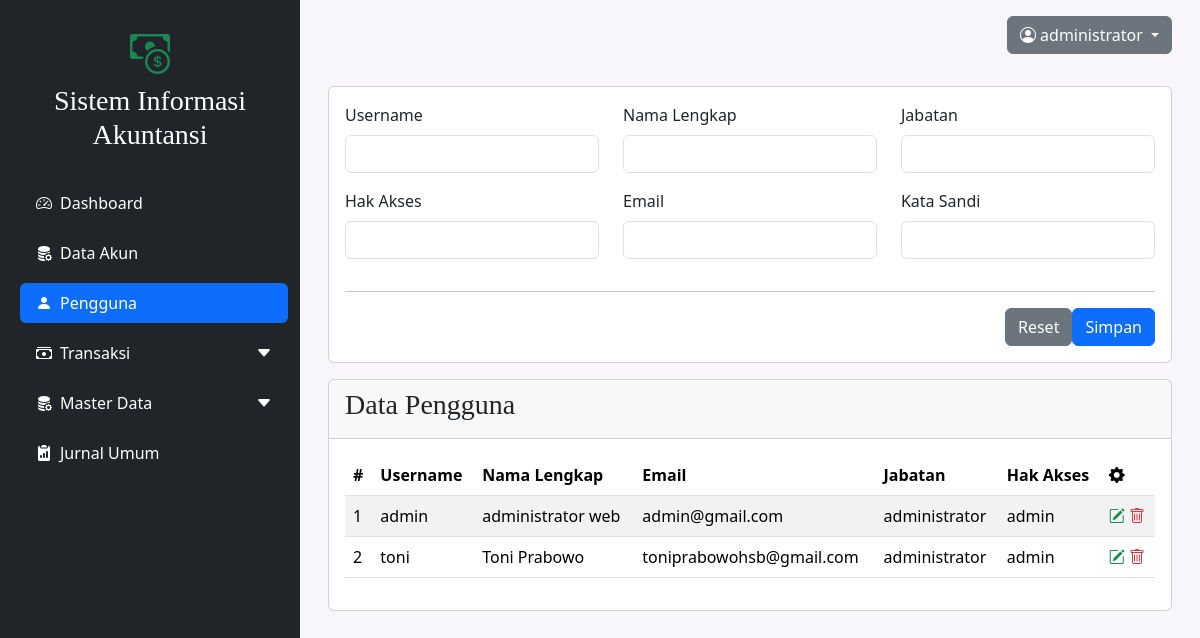
Page /dashboard.php?modul=pengguna (signed in) on the earlier database version.
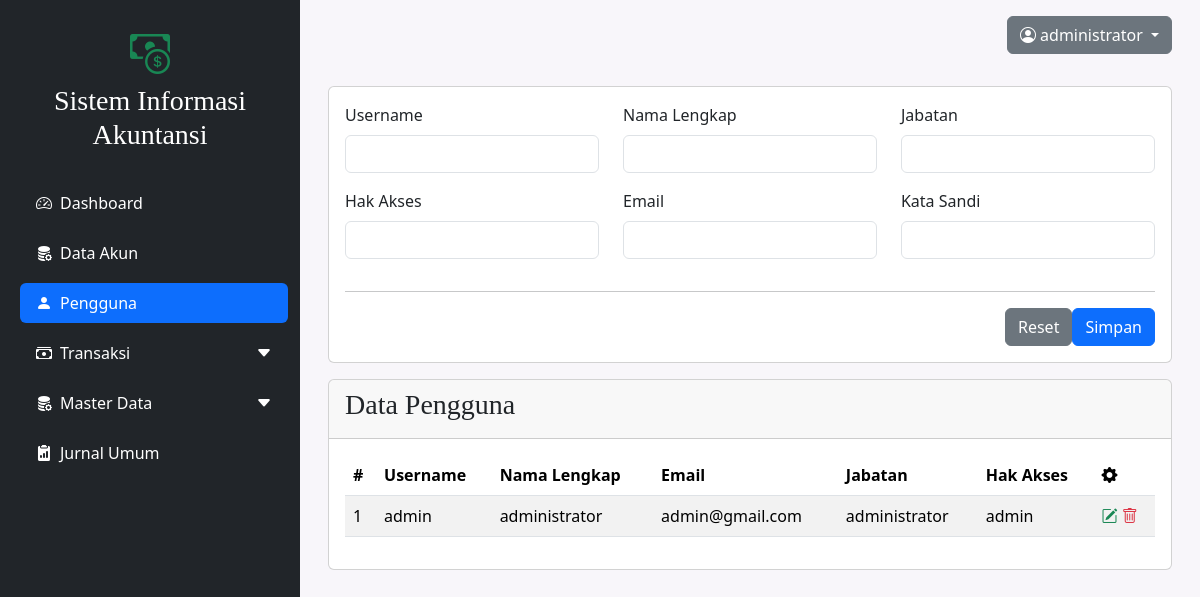
Same page on the later database version.
### tables this page shows
CREATE TABLE `pengguna` (
  `user_id` int(11) NOT NULL,
  `username` varchar(255) DEFAULT NULL,
  `password` varchar(255) DEFAULT NULL,
  `nama_lengkap` varchar(255) DEFAULT NULL,
  `email` varchar(255) DEFAULT NULL,
  `jabatan` varchar(255) DEFAULT NULL,
  `hak_akses` enum('admin','pimpinan','karyawan','') DEFAULT NULL
);

### modul/pengguna/index.php (the view, shortened to what this page needs)
<?php
$koneksi = mysqli_connect("localhost", "root", "", "app_sia");
$query = "SELECT * FROM pengguna";
$exec = mysqli_query($koneksi, $query);
$no = 1;
?>
<div class="card mb-3">
    <div class="card-body">
        <form action="modul/pengguna/aksi_pengguna.php?act=insert" method="post">
            <div class="row">
                <div class="mb-3 col-md-4">
                    <label for="username" class="form-label">Username</label>
                    <input type="text" class="form-control" name="username" required>
                </div>
                <div class="mb-3 col-md-4">
                    <label for="nama_lengkap" class="form-label">Nama Lengkap</label>
                    <input type="text" class="form-control" name="nama_lengkap" required>
                </div>
                <div class="mb-3 col-md-4">
                    <label for="jabatan" class="form-label">Jabatan</label>
                    <input type="text" class="form-control" name="jabatan" required>
                </div>
            </div>
            <div class="row">
                <div class="mb-3 col-md-4">
                    <label for="hak_akses" class="form-label">Hak Akses</label>
                    <input type="text" class="form-control" name="hak_akses" required>
                </div>
                <div class="mb-3 col-md-4">
                    <label for="email" class="form-label">Email</label>
                    <input type="email" class="form-control" name="email" required>
                </div>
                <div class="mb-3 col-md-4">
                    <label for="password" class="form-label">Kata Sandi</label>
                    <input type="password" class="form-control" name="password" required>
                </div>
            </div>
            <hr>
            <div class="row">
                <div class="d-flex">
                    <button class="btn btn-secondary" type="reset">Reset</button>
                    <button class="btn btn-primary" type="submit">Simpan</button>
                </div>
            </div>
        </form>
    </div>
</div>
<div class="card">
    <div class="card-header">
        <h3>Data Pengguna</h3>
    </div>
    <div class="card-body">
        <div class="table-responsive">
            <table class="table table-striped">
                <thead>
                    <tr>
                        <th>#</th>
                        <th>Username</th>
                        <th>Nama Lengkap</th>
                        <th>Email</th>
                        <th>Jabatan</th>
                        <th>Hak Akses</th>
                        <th><i class="bi bi-gear-fill"></i></th>
                    </tr>
                </thead>
                <tbody>
                    <?php while ($data = mysqli_fetch_array($exec)) { ?>
                    <tr>
                        <td><?= $no++ ?></td>
                        <td><?= $data['username'] ?></td>
                        <td><?= $data['nama_lengkap'] ?></td>
                        <td><?= $data['email'] ?></td>
                        <td><?= $data['jabatan'] ?></td>
                        <td><?= $data['hak_akses'] ?></td>
                        <td>
                            <a href="#editPengguna<?= $data['user_id'] ?>" class="text-decoration-none" data-bs-toggle="modal">
                                <i class="bi bi-pencil-square text-success"></i>
                            </a>
                            <a href="modul/pengguna/aksi_pengguna.php?act=delete&id=<?= $data['user_id'] ?>" class="text-decoration-none">
                                <i class="bi bi-trash text-danger"></i>
                            </a>
                        </td>
                    </tr>
                    <?php } ?>
                </tbody>
            </table>
        </div>
    </div>
</div>

Differences in the rows shown:
removed pengguna: username "toni", nama_lengkap "Toni Prabowo", email "toniprabowohsb@gmail.com", jabatan "administrator", hak_akses "admin"
changed pengguna "admin": nama_lengkap "administrator web" → "administrator"
